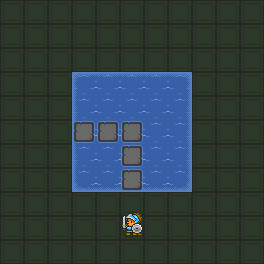

A level layout from a 2D game, rendered from its tile map. Below: a short description, then the map file with its tile-grid data intact:
An orthogonal 11x11 tile map with 24x24 px tiles, 5 tile layers (terrain, water, water_corner, walkable, ...), 2 tilesets.

<map version="1.0" tiledversion="2017.07.11" orientation="orthogonal" renderorder="right-down" width="11" height="11" tilewidth="24" tileheight="24" nextobjectid="1">
 <tileset firstgid="1" source="oryx_world2.tsx" />
 <tileset firstgid="3571" source="oryx_creatures.tsx" />
 <layer name="terrain" width="11" height="11">
  <data encoding="csv">
431,431,431,431,431,431,431,431,431,431,431,
431,431,431,431,431,431,431,431,431,431,431,
431,431,431,431,431,431,431,431,431,431,431,
431,431,431,431,431,431,431,431,431,431,431,
431,431,431,431,431,431,431,431,431,431,431,
431,431,431,431,431,431,431,431,431,431,431,
431,431,431,431,431,431,431,431,431,431,431,
431,431,431,431,431,431,431,431,431,431,431,
431,431,431,431,431,431,431,431,431,431,431,
431,431,431,431,431,431,431,431,431,431,431,
431,431,431,431,431,431,431,431,431,431,431
</data>
 </layer>
 <layer name="water" width="11" height="11">
  <data encoding="csv">
0,0,0,0,0,0,0,0,0,0,0,
0,0,0,0,0,0,0,0,0,0,0,
0,0,0,0,0,0,0,0,0,0,0,
0,0,0,2303,2303,2303,2303,2303,0,0,0,
0,0,0,2303,2303,2303,2303,2303,0,0,0,
0,0,0,2303,2303,2303,2303,2303,0,0,0,
0,0,0,2303,2303,2303,2303,2303,0,0,0,
0,0,0,2303,2303,2303,2303,2303,0,0,0,
0,0,0,0,0,0,0,0,0,0,0,
0,0,0,0,0,0,0,0,0,0,0,
0,0,0,0,0,0,0,0,0,0,0
</data>
 </layer>
 <layer name="water_corner" width="11" height="11">
  <data encoding="csv">
0,0,0,0,0,0,0,0,0,0,0,
0,0,0,0,0,0,0,0,0,0,0,
0,0,0,0,0,0,0,0,0,0,0,
0,0,0,2048,2049,2049,2049,2050,0,0,0,
0,0,0,2133,0,0,0,2135,0,0,0,
0,0,0,2133,0,0,0,2135,0,0,0,
0,0,0,2133,0,0,0,2135,0,0,0,
0,0,0,2218,2219,2219,2219,2220,0,0,0,
0,0,0,0,0,0,0,0,0,0,0,
0,0,0,0,0,0,0,0,0,0,0,
0,0,0,0,0,0,0,0,0,0,0
</data>
 </layer>
 <layer name="walkable" width="11" height="11">
  <data encoding="csv">
0,0,0,0,0,0,0,0,0,0,0,
0,0,0,0,0,0,0,0,0,0,0,
0,0,0,0,0,0,0,0,0,0,0,
0,0,0,0,0,0,0,0,0,0,0,
0,0,0,0,0,0,0,0,0,0,0,
0,0,0,2475,2475,2475,0,0,0,0,0,
0,0,0,0,0,2475,0,0,0,0,0,
0,0,0,0,0,2475,0,0,0,0,0,
0,0,0,0,0,0,0,0,0,0,0,
0,0,0,0,0,0,0,0,0,0,0,
0,0,0,0,0,0,0,0,0,0,0
</data>
 </layer>
 <layer name="objects" width="11" height="11">
  <data encoding="csv">
0,0,0,0,0,0,0,0,0,0,0,
0,0,0,0,0,0,0,0,0,0,0,
0,0,0,0,0,0,0,0,0,0,0,
0,0,0,0,0,0,0,0,0,0,0,
0,0,0,0,0,0,0,0,0,0,0,
0,0,0,0,0,0,0,0,0,0,0,
0,0,0,0,0,0,0,0,0,0,0,
0,0,0,0,0,0,0,0,0,0,0,
0,0,0,0,0,0,0,0,0,0,0,
0,0,0,0,0,3571,0,0,0,0,0,
0,0,0,0,0,0,0,0,0,0,0
</data>
 </layer>
</map>
